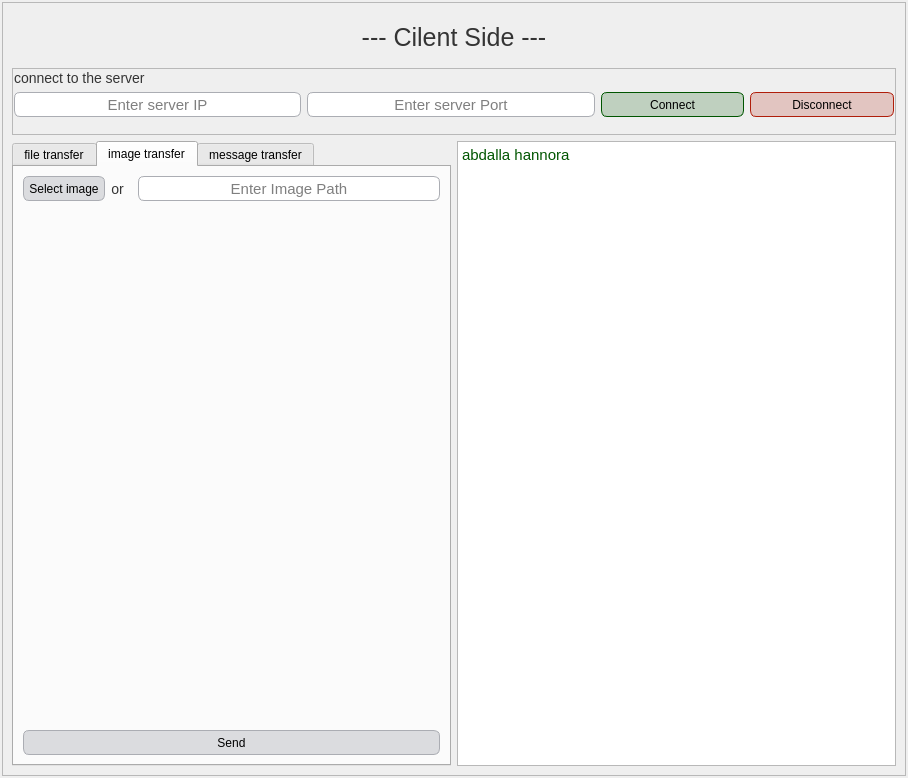
<?xml version="1.0" encoding="UTF-8"?>
<ui version="4.0">
 <class>self</class>
 <widget class="QWidget" name="self">
  <property name="geometry">
   <rect>
    <x>0</x>
    <y>0</y>
    <width>908</width>
    <height>778</height>
   </rect>
  </property>
  <property name="windowTitle">
   <string>Form</string>
  </property>
  <property name="styleSheet">
   <string notr="true"/>
  </property>
  <layout class="QGridLayout" name="self_grid">
   <property name="leftMargin">
    <number>2</number>
   </property>
   <property name="topMargin">
    <number>2</number>
   </property>
   <property name="rightMargin">
    <number>2</number>
   </property>
   <property name="bottomMargin">
    <number>2</number>
   </property>
   <item row="0" column="0">
    <widget class="QFrame" name="holder_frame">
     <property name="styleSheet">
      <string notr="true">QLabel{
font:  &quot;Roboto&quot;;
color: rgb(52, 52, 52);
font-size:14px;
background-color: none;

}
QPushButton{
border:1px solid  rgb(171, 173, 179);
border-radius:6px;
background-color:rgba(171, 173, 179, 0.4);
width:80px;
height:23px;
}
QPushButton:hover {
border:1px solid  rgb(0, 85, 0);
background-color:rgba(171, 173, 179, 0.2);

}

QPushButton:pressed {
border:1px solid  rgb(0, 85, 0);
background-color:rgba(171, 173, 179, 0.4);

}

QLineEdit{
border:1px solid  rgb(171, 173, 179);
font-family: Segoe ui;
font-size: 15px;
border-radius:6px;
width:80px;
height:23px;
} 

QLineEdit:hover{
background-color:rgba(171, 173, 179, 0.5);
}
</string>
     </property>
     <property name="frameShape">
      <enum>QFrame::StyledPanel</enum>
     </property>
     <property name="frameShadow">
      <enum>QFrame::Raised</enum>
     </property>
     <layout class="QGridLayout" name="gridLayout">
      <item row="1" column="0" colspan="2">
       <widget class="QFrame" name="server_connection_frame">
        <property name="styleSheet">
         <string notr="true"/>
        </property>
        <property name="frameShape">
         <enum>QFrame::StyledPanel</enum>
        </property>
        <property name="frameShadow">
         <enum>QFrame::Raised</enum>
        </property>
        <layout class="QGridLayout" name="server_connection_frame_holder" columnstretch="0,2,2,1,1">
         <property name="leftMargin">
          <number>1</number>
         </property>
         <property name="topMargin">
          <number>1</number>
         </property>
         <property name="rightMargin">
          <number>1</number>
         </property>
         <property name="bottomMargin">
          <number>17</number>
         </property>
         <item row="1" column="3">
          <widget class="QPushButton" name="connect_button">
           <property name="styleSheet">
            <string notr="true">QPushButton{
background-color: rgba(0, 85, 0,0.2);
border:1px solid  rgb(0, 85, 0);
border-radius:6px;
width:80px;
height:23px;
}
QPushButton:hover {
background-color: rgba(0, 85, 0,0.1);
}

QPushButton:pressed {
background-color: rgba(0, 85, 0,0.2);
}</string>
           </property>
           <property name="text">
            <string>Connect</string>
           </property>
          </widget>
         </item>
         <item row="1" column="1">
          <widget class="QLineEdit" name="ip_input">
           <property name="minimumSize">
            <size>
             <width>0</width>
             <height>0</height>
            </size>
           </property>
           <property name="alignment">
            <set>Qt::AlignCenter</set>
           </property>
           <property name="placeholderText">
            <string>Enter server IP</string>
           </property>
          </widget>
         </item>
         <item row="1" column="4">
          <widget class="QPushButton" name="disconnect_button">
           <property name="styleSheet">
            <string notr="true">QPushButton{
border:1px solid #b01e0b;
border-radius:6px;
background-color: rgba(176, 30, 11, 0.2);
width:80px;
height:23px;
}
QPushButton:hover {
background-color: rgba(176, 30, 11, 0.1);
}

QPushButton:pressed {
background-color: rgba(176, 30, 11, 0.2);
}
</string>
           </property>
           <property name="text">
            <string>Disconnect</string>
           </property>
          </widget>
         </item>
         <item row="1" column="2">
          <widget class="QLineEdit" name="port_input">
           <property name="minimumSize">
            <size>
             <width>0</width>
             <height>0</height>
            </size>
           </property>
           <property name="text">
            <string/>
           </property>
           <property name="alignment">
            <set>Qt::AlignCenter</set>
           </property>
           <property name="placeholderText">
            <string>Enter server Port</string>
           </property>
          </widget>
         </item>
         <item row="0" column="1" colspan="2">
          <widget class="QLabel" name="connect_label">
           <property name="text">
            <string>connect to the server</string>
           </property>
          </widget>
         </item>
        </layout>
       </widget>
      </item>
      <item row="2" column="0">
       <widget class="QTabWidget" name="tabWidget">
        <property name="styleSheet">
         <string notr="true"/>
        </property>
        <property name="tabPosition">
         <enum>QTabWidget::North</enum>
        </property>
        <property name="tabShape">
         <enum>QTabWidget::Rounded</enum>
        </property>
        <property name="currentIndex">
         <number>1</number>
        </property>
        <widget class="QWidget" name="file_tab">
         <attribute name="title">
          <string>file transfer</string>
         </attribute>
         <layout class="QGridLayout" name="file_tab_grid">
          <item row="0" column="0">
           <widget class="QPushButton" name="select_file_button">
            <property name="text">
             <string>Select file</string>
            </property>
           </widget>
          </item>
          <item row="0" column="1">
           <widget class="QLabel" name="or_label">
            <property name="text">
             <string>or  </string>
            </property>
            <property name="alignment">
             <set>Qt::AlignCenter</set>
            </property>
           </widget>
          </item>
          <item row="0" column="2">
           <widget class="QLineEdit" name="file_path_input">
            <property name="alignment">
             <set>Qt::AlignCenter</set>
            </property>
            <property name="placeholderText">
             <string>Enter File Path</string>
            </property>
           </widget>
          </item>
          <item row="1" column="0" colspan="3">
           <widget class="QTextBrowser" name="file_browser"/>
          </item>
          <item row="2" column="0" colspan="3">
           <widget class="QPushButton" name="file_send_button">
            <property name="text">
             <string>Send</string>
            </property>
           </widget>
          </item>
         </layout>
        </widget>
        <widget class="QWidget" name="image_tab">
         <attribute name="title">
          <string>image transfer</string>
         </attribute>
         <layout class="QGridLayout" name="image_tab_grid">
          <item row="2" column="0" colspan="3">
           <widget class="QPushButton" name="image_send_button">
            <property name="styleSheet">
             <string notr="true"/>
            </property>
            <property name="text">
             <string>Send</string>
            </property>
           </widget>
          </item>
          <item row="0" column="0">
           <widget class="QPushButton" name="select_image_button">
            <property name="text">
             <string>Select image</string>
            </property>
           </widget>
          </item>
          <item row="0" column="2">
           <widget class="QLineEdit" name="image_path_input">
            <property name="alignment">
             <set>Qt::AlignCenter</set>
            </property>
            <property name="placeholderText">
             <string>Enter Image Path</string>
            </property>
           </widget>
          </item>
          <item row="0" column="1">
           <widget class="QLabel" name="image_or_label">
            <property name="text">
             <string>or  </string>
            </property>
            <property name="alignment">
             <set>Qt::AlignCenter</set>
            </property>
           </widget>
          </item>
          <item row="1" column="0" colspan="3">
           <widget class="QLabel" name="label">
            <property name="maximumSize">
             <size>
              <width>416</width>
              <height>614</height>
             </size>
            </property>
            <property name="text">
             <string/>
            </property>
           </widget>
          </item>
         </layout>
        </widget>
        <widget class="QWidget" name="message_tab">
         <attribute name="title">
          <string>message transfer</string>
         </attribute>
         <layout class="QGridLayout" name="message_tab_grid">
          <item row="0" column="0">
           <widget class="QTextEdit" name="message_input"/>
          </item>
          <item row="1" column="0">
           <widget class="QPushButton" name="send_message_button">
            <property name="styleSheet">
             <string notr="true"/>
            </property>
            <property name="text">
             <string>Send</string>
            </property>
           </widget>
          </item>
         </layout>
        </widget>
       </widget>
      </item>
      <item row="2" column="1">
       <widget class="QTextBrowser" name="message_viewer">
        <property name="styleSheet">
         <string notr="true">font-size:15px;
color: rgb(0, 85, 0);
</string>
        </property>
        <property name="html">
         <string>&lt;!DOCTYPE HTML PUBLIC &quot;-//W3C//DTD HTML 4.0//EN&quot; &quot;http://www.w3.org/TR/REC-html40/strict.dtd&quot;&gt;
&lt;html&gt;&lt;head&gt;&lt;meta name=&quot;qrichtext&quot; content=&quot;1&quot; /&gt;&lt;style type=&quot;text/css&quot;&gt;
p, li { white-space: pre-wrap; }
&lt;/style&gt;&lt;/head&gt;&lt;body style=&quot; font-family:'MS Shell Dlg 2'; font-size:15px; font-weight:400; font-style:normal;&quot;&gt;
&lt;p style=&quot; margin-top:0px; margin-bottom:0px; margin-left:0px; margin-right:0px; -qt-block-indent:0; text-indent:0px;&quot;&gt;&lt;span style=&quot; font-size:15px;&quot;&gt;abdalla hannora&lt;/span&gt;&lt;/p&gt;&lt;/body&gt;&lt;/html&gt;</string>
        </property>
       </widget>
      </item>
      <item row="0" column="0" colspan="2">
       <widget class="QLabel" name="header_label">
        <property name="minimumSize">
         <size>
          <width>0</width>
          <height>50</height>
         </size>
        </property>
        <property name="styleSheet">
         <string notr="true">font-size:25px;</string>
        </property>
        <property name="text">
         <string>--- Cilent Side ---</string>
        </property>
        <property name="alignment">
         <set>Qt::AlignCenter</set>
        </property>
       </widget>
      </item>
     </layout>
    </widget>
   </item>
  </layout>
 </widget>
 <resources/>
 <connections/>
</ui>
